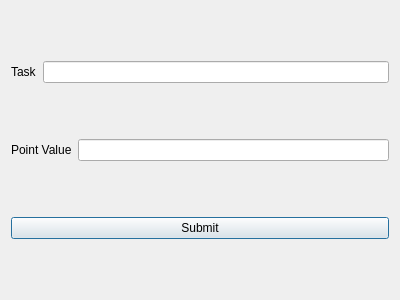
<?xml version="1.0" encoding="UTF-8"?>
<ui version="4.0">
 <class>editTaskIncentiveDialog</class>
 <widget class="QDialog" name="editTaskIncentiveDialog">
  <property name="geometry">
   <rect>
    <x>0</x>
    <y>0</y>
    <width>400</width>
    <height>300</height>
   </rect>
  </property>
  <property name="windowTitle">
   <string>Dialog</string>
  </property>
  <layout class="QVBoxLayout" name="verticalLayout">
   <item>
    <layout class="QHBoxLayout" name="horizontalLayout">
     <item>
      <widget class="QLabel" name="task_label">
       <property name="text">
        <string>Task</string>
       </property>
      </widget>
     </item>
     <item>
      <widget class="QLineEdit" name="task_edit"/>
     </item>
    </layout>
   </item>
   <item>
    <layout class="QHBoxLayout" name="horizontalLayout_2">
     <item>
      <widget class="QLabel" name="point_label">
       <property name="text">
        <string>Point Value</string>
       </property>
      </widget>
     </item>
     <item>
      <widget class="QLineEdit" name="point_edit"/>
     </item>
    </layout>
   </item>
   <item>
    <widget class="QPushButton" name="submit_button">
     <property name="text">
      <string>Submit</string>
     </property>
    </widget>
   </item>
  </layout>
 </widget>
 <resources/>
 <connections/>
</ui>
